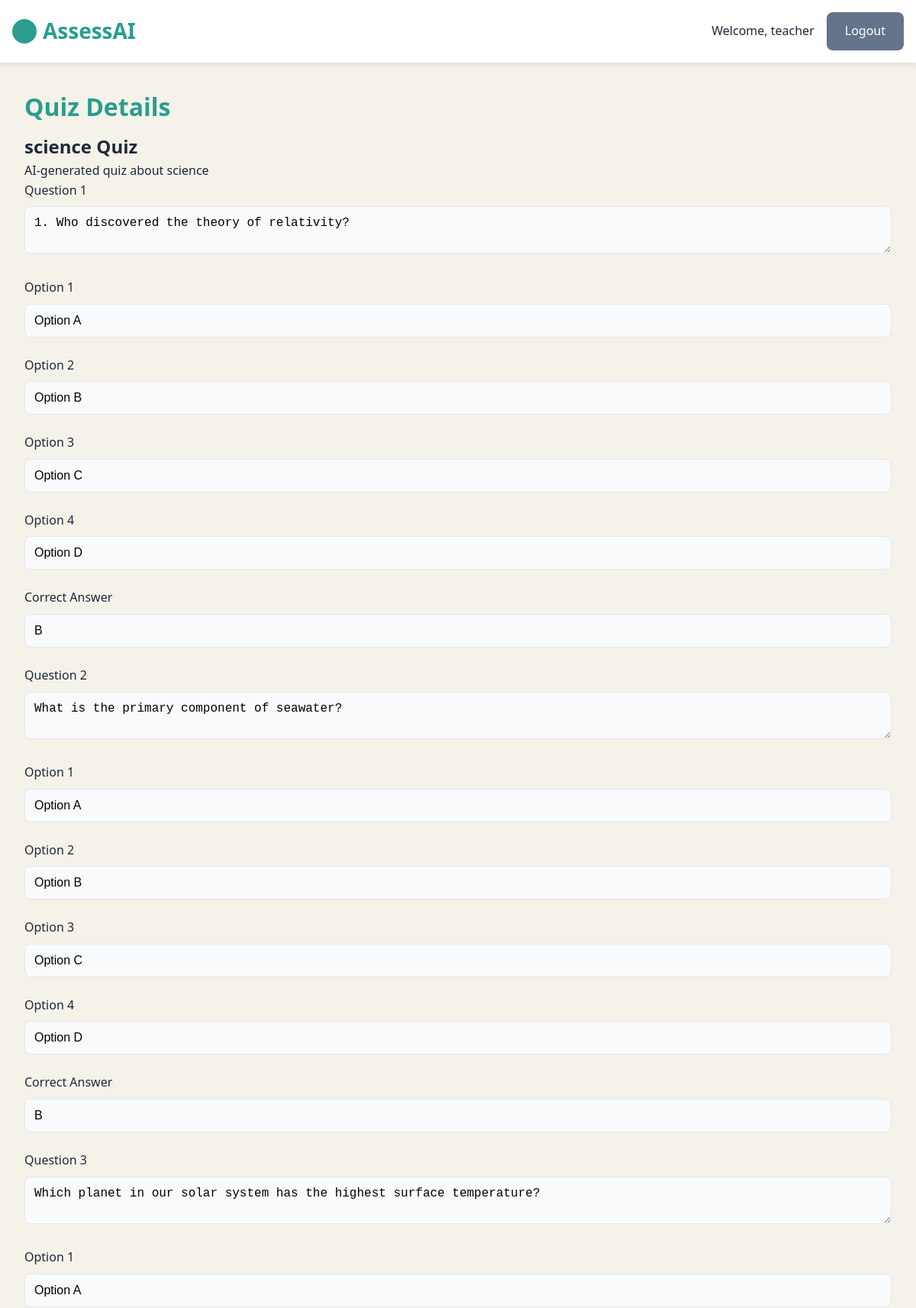
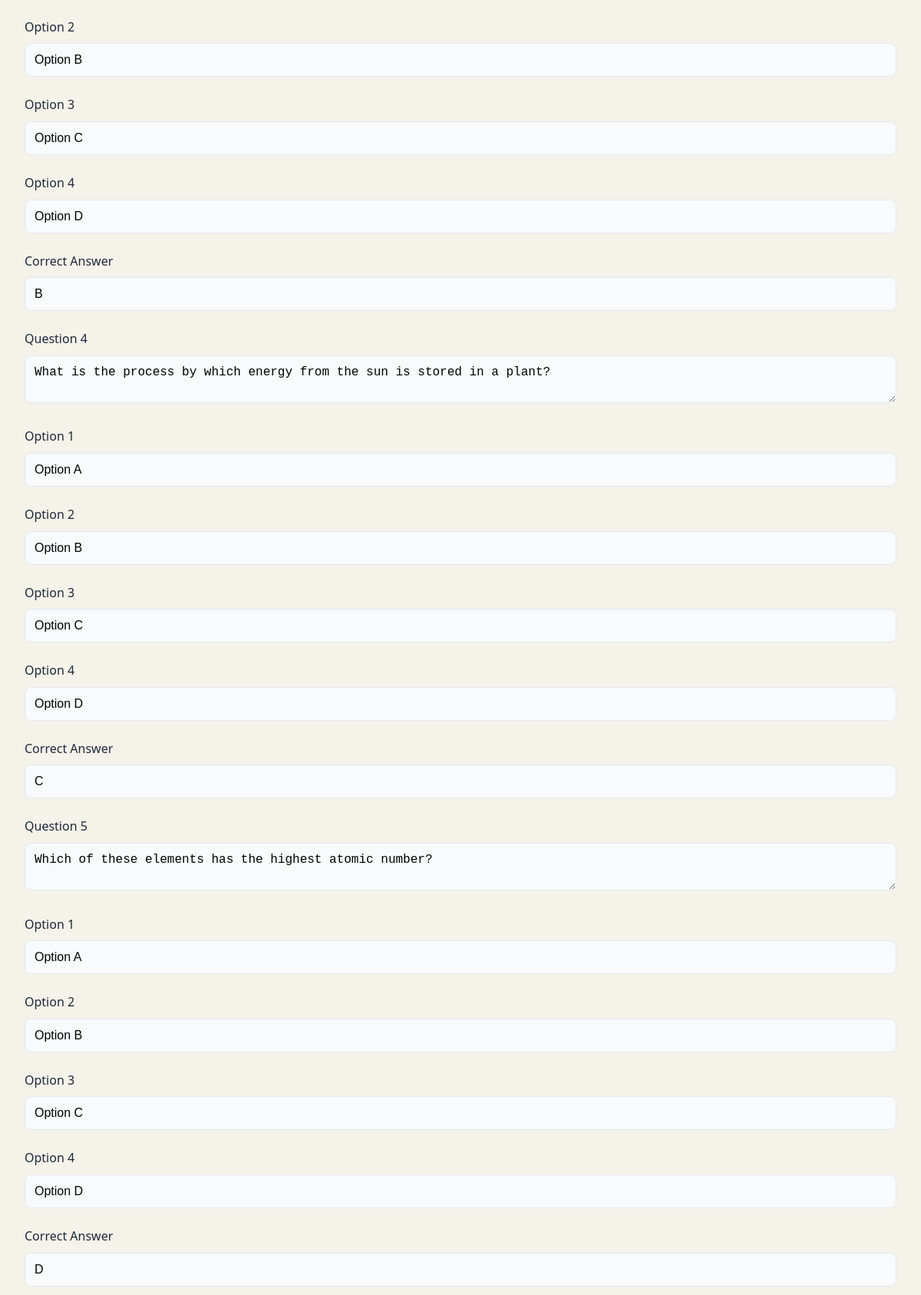
The page /quiz/1 (signed in, upper part) on the database its author committed (2 pictures, top to bottom).
### models.py (models this page shows)
class Quiz(db.Model):
    id = db.Column(db.Integer, primary_key=True)
    title = db.Column(db.String(100), nullable=False)
    description = db.Column(db.Text)
    created_date = db.Column(db.DateTime, default=datetime.utcnow)
    difficulty = db.Column(db.String(20), default='medium')
    teacher_id = db.Column(db.Integer, db.ForeignKey('user.id'), nullable=False)
    questions = db.relationship('Question', backref='quiz', lazy='select')
    assigned_classrooms = db.relationship(
        'Classroom',
        secondary=quiz_classroom,
        backref=db.backref('assigned_quizzes', lazy='select')
    )
    assignments = db.relationship('QuizAssignment', back_populates='quiz')

class Question(db.Model):
    id = db.Column(db.Integer, primary_key=True)
    quiz_id = db.Column(db.Integer, db.ForeignKey('quiz.id'), nullable=False)
    text = db.Column(db.Text, nullable=False)
    options = db.Column(db.Text)  # Comma-separated
    correct_answer = db.Column(db.String(100), nullable=False)

### app.py (the view, shortened to what this page needs)
@app.route('/quiz/<int:quiz_id>', methods=['GET', 'POST'])
@teacher_required
def quiz_details(quiz_id):
    quiz = Quiz.query.options(db.joinedload(Quiz.questions)).get_or_404(quiz_id)
    if quiz.teacher_id != session['user_id']:
        flash('You do not have permission to view this quiz', 'error')
        return redirect(url_for('quizzes'))
    return render_template('quiz_details.html', quiz=quiz)

### app.py (called while the page is built)
def teacher_required(f):
    @wraps(f)
    def decorated_function(*args, **kwargs):
        if 'user_id' not in session or session['user_type'] != 'teacher':
            flash('Teacher access required', 'error')
            return redirect(url_for('login'))
        return f(*args, **kwargs)
    return decorated_function

### templates/quiz_details.html (shortened to what this page needs)
{% extends 'base.html' %}
{% block content %}
<div class="dashboard-container">
    <h1 class="dashboard-title">Quiz Details</h1>
    <form method="POST" action="{{ url_for('quiz_details', quiz_id=quiz.id) }}">
        <h2>{{ quiz.title }}</h2>
        <p class="quiz-description">{{ quiz.description }}</p>
        <div class="questions-container">
            {% for question in quiz.questions %}
            <div class="question-card">
                <div class="form-group">
                    <label>Question {{ loop.index }}</label>
                    <textarea name="question_{{ question.id }}">{{ question.text }}</textarea>
                </div>
                <div class="options-group">
                    {% for option in question.options.split(',') %}
                    <div class="form-group">
                        <label>Option {{ loop.index|upper }}</label>
                        <input type="text" name="option_{{ question.id }}_{{ loop.index }}" value="{{ option }}">
                    </div>
                    {% endfor %}
                </div>
                <div class="form-group">
                    <label>Correct Answer</label>
                    <input type="text" name="correct_{{ question.id }}" value="{{ question.correct_answer }}">
                </div>
            </div>
            {% endfor %}
        </div>
    </form>
</div>
{% endblock %}

### static/css/styles.css (style rules this page uses)
:root { --primary-color: #2A9D8F; --primary-hover: #238277; --secondary-color: #64748b; --background-light: #f5f2e9; --text-color: #1e293b; --accent-color: #e3a046; --error-color: #ef4444; --success-color: #10b981; }
* { box-sizing: border-box; margin: 0; padding: 0; }
body { font-family: 'Segoe UI', system-ui, sans-serif; line-height: 1.6; color: var(--text-color); background-color: var(--background-light); min-height: 100vh; }
.dashboard-container { max-width: 1200px; margin: 0 auto; padding: 20px; }
.dashboard-title { font-size: 2rem; margin-bottom: 10px; color: #333; }
.form-group { margin-bottom: 1.5rem; }
.form-group label { display: block; margin-bottom: 0.5rem; font-weight: 500; color: var(--text-color); }
.form-group input, .form-group textarea, .form-group select { width: 100%; padding: 0.75rem; border: 1px solid #e2e8f0; border-radius: 0.5rem; font-size: 1rem; transition: all 0.2s; background-color: #f8fafc; }
.dashboard-container { padding: 2rem; max-width: 1200px; margin: 0 auto; }
.dashboard-title { font-size: 2rem; font-weight: 700; color: var(--primary-color); margin-bottom: 0.5rem; }

### rows shown on the page
Quiz: title "science Quiz", description "AI-generated quiz about science"
Question: id "1. Who discovered the theory of relativity?", option "Option A" "Option B" "Option C" "Option D", correct_answer "B"
Question: id "What is the primary component of seawater?", option "Option A" "Option B" "Option C" "Option D", correct_answer "B"
Question: id "Which planet in our solar system has the highest surface temperature?", option "Option A" "Option B" "Option C" "Option D", correct_answer "B"
Question: id "What is the process by which energy from the sun is stored in a plant?", option "Option A" "Option B" "Option C" "Option D", correct_answer "C"
Question: id "Which of these elements has the highest atomic number?", option "Option A" "Option B" "Option C" "Option D", correct_answer "D"

### other values the page prints
{{ session.get('name') }} "teacher"
